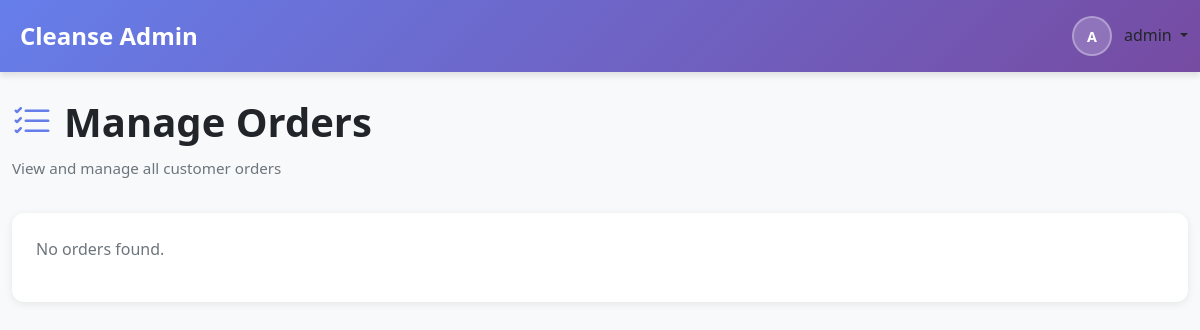
Page /admin/orders (signed in) on the earlier database version.
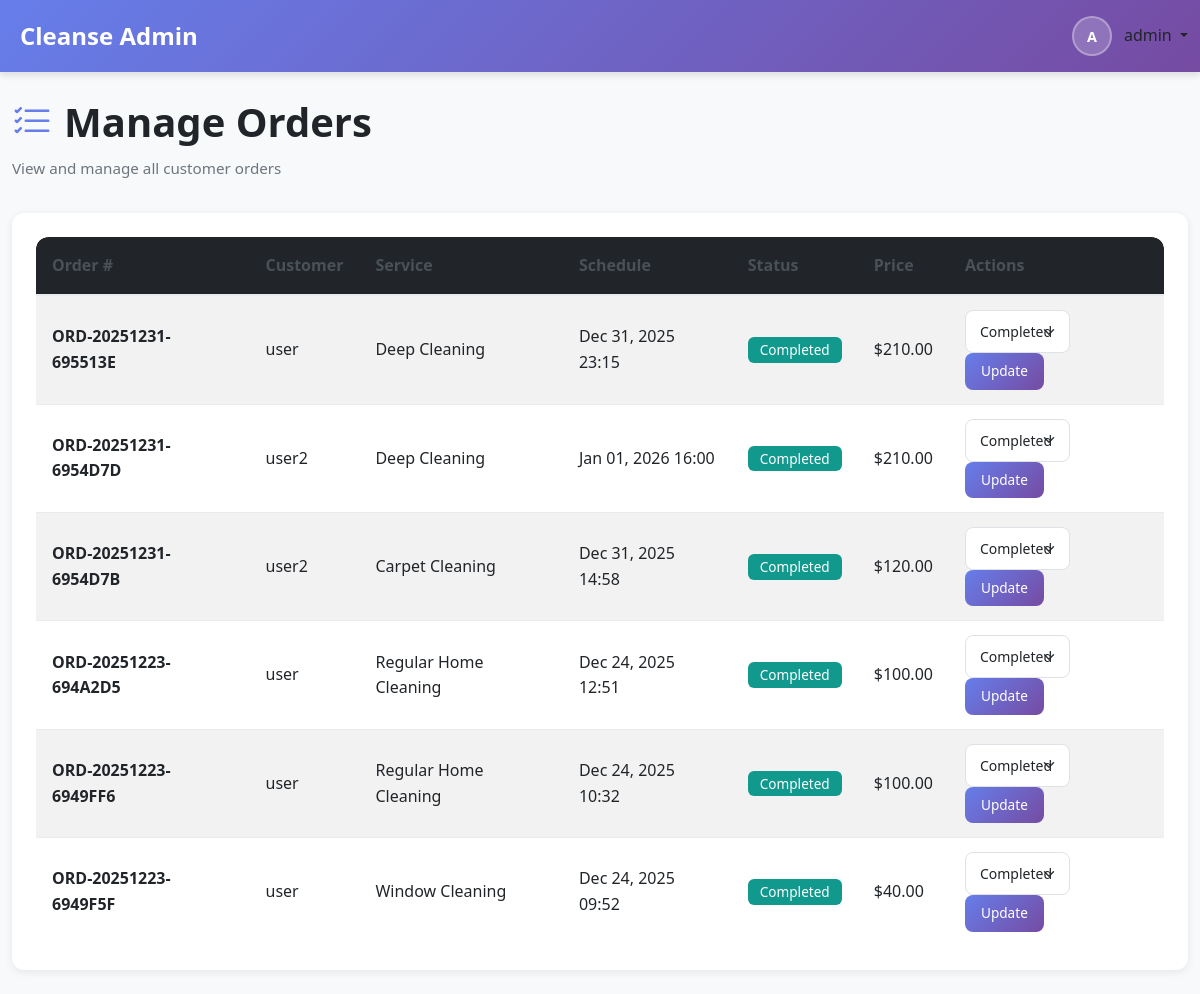
Same page on the later database version.
### tables this page shows
CREATE TABLE `orders` (
  `id` int(11) NOT NULL,
  `order_number` varchar(20) NOT NULL,
  `customer_id` int(11) NOT NULL,
  `service_id` int(11) NOT NULL,
  `order_date` timestamp NOT NULL DEFAULT current_timestamp(),
  `schedule_date` date NOT NULL,
  `schedule_time` time NOT NULL,
  `address` text NOT NULL,
  `city` varchar(100) NOT NULL,
  `postal_code` varchar(10) DEFAULT NULL,
  `special_instructions` text DEFAULT NULL,
  `status` enum('pending','confirmed','in_progress','completed','cancelled') DEFAULT 'pending',
  `total_price` decimal(10,2) NOT NULL,
  `staff_id` int(11) DEFAULT NULL,
  `completed_at` timestamp NULL DEFAULT NULL
);

CREATE TABLE `users` (
  `id` int(11) NOT NULL,
  `username` varchar(50) NOT NULL,
  `email` varchar(100) NOT NULL,
  `password` varchar(255) NOT NULL,
  `full_name` varchar(100) NOT NULL,
  `phone` varchar(20) DEFAULT NULL,
  `profile_image` varchar(255) DEFAULT 'default.jpg',
  `role_id` int(11) DEFAULT 1,
  `is_active` tinyint(1) DEFAULT 1,
  `created_at` timestamp NOT NULL DEFAULT current_timestamp(),
  `updated_at` timestamp NOT NULL DEFAULT current_timestamp() ON UPDATE current_timestamp()
);

CREATE TABLE `services` (
  `id` int(11) NOT NULL,
  `name` varchar(100) NOT NULL,
  `description` text DEFAULT NULL,
  `price_per_hour` decimal(10,2) NOT NULL,
  `duration_hours` int(11) DEFAULT 2,
  `image_url` varchar(255) DEFAULT NULL,
  `is_available` tinyint(1) DEFAULT 1,
  `created_at` timestamp NOT NULL DEFAULT current_timestamp()
);

### app/core/BaseController.php (called while the page is built, shortened)
<?php
class BaseController {
    public function view($view, $data = []) {
        extract($data);
        $viewFile = APP_ROOT . "/app/views/{$view}.php";
        if (file_exists($viewFile)) {
            require_once $viewFile;
            return ob_get_clean();
        } else {
            throw new Exception("View {$view} not found");
        }
    }
}
?>

### index.php (called while the page is built, shortened)
<?php
spl_autoload_register(function($className) {
    $paths = [
        APP_ROOT . '/app/core/',
        APP_ROOT . '/app/models/',
        APP_ROOT . '/app/controllers/'
    ];
    foreach ($paths as $path) {
        $file = $path . $className . '.php';
        if (file_exists($file)) {
            return;
        }
    }
});
$router = new Router(APP_URL);
$router->add('/', function() {
    try {
        $services = Service::all(true);
        $reviews = Rating::getRecent(3);
    } catch (Exception $e) {
        $services = [];
        $reviews = [];
    }
    $data = [
        'services' => $services,
        'reviews' => $reviews,
        'title' => 'Cleanse - Professional Cleaning Services'
    ];
    $controller = new BaseController();
    echo $controller->view('home', $data);
});
$router->add('/auth/login', function() {
    if ($_SERVER['REQUEST_METHOD'] === 'POST') {
        $email = $_POST['email'] ?? '';
        $password = $_POST['password'] ?? '';
        $user = Auth::login($email, $password);
        if ($user) {
            if ($user->role === 'customer') {
                Router::redirect(APP_URL . '/customer/dashboard');
            } elseif ($user->role === 'owner') {
                Router::redirect(APP_URL . '/owner/payroll');
            } else {
                Router::redirect(APP_URL . '/admin/dashboard');
            }
        } else {
            $_SESSION['error'] = 'Invalid email or password';
            Router::redirect(APP_URL . '/auth/login');
        }
    } else {
        $controller = new BaseController();
        echo $controller->view('auth/login');
    }
});
$router->add('/auth/register', function() {
    if ($_SERVER['REQUEST_METHOD'] === 'POST') {
        $userData = [
            'username' => $_POST['username'],
            'email' => $_POST['email'],
            'password' => $_POST['password'],
            'full_name' => $_POST['full_name'],
            'phone' => $_POST['phone']
        ];
        $user = User::create($userData);
        if ($user) {
            Auth::login($_POST['email'], $_POST['password']);
            Router::redirect(APP_URL . '/customer/dashboard');
        } else {
            $_SESSION['error'] = 'Registration failed';
            Router::back();
        }
    } else {
        $controller = new BaseController();
        echo $controller->view('auth/register');
    }
});
$router->add('/auth/logout', function() {
    Auth::logout();
});
$router->add('/customer/dashboard', function() {
    $controller = new CustomerController();
    $controller->dashboard();
});
$router->add('/customer/services', function() {
    $controller = new CustomerController();
    $controller->services();
});
$router->add('/customer/book', function() {
    $controller = new CustomerController();
    $controller->bookService();
});
$router->add('/customer/payment/{id}', function($id) {
    $controller = new CustomerController();
    $controller->payment($id);
});
$router->add('/customer/rate/{id}', function($id) {
    $controller = new CustomerController();
    $controller->rateService($id);
});
$router->add('/customer/orders', function() {
    $controller = new CustomerController();
    $controller->orders();
});
$router->add('/customer/profile', function() {
    $controller = new CustomerController();
    $controller->profile();
});
$router->add('/admin/dashboard', function() {
    if (Auth::isOwner()) {
        $controller = new OwnerController();
        $controller->dashboard();
    } else {
        $controller = new AdminController();
        $controller->dashboard();
    }
});
$router->add('/admin/orders', function() {
    $controller = new AdminController();
    $controller->orders();
});
$router->add('/admin/orders/{id}/status', function($id) {
    $controller = new AdminController();
    $controller->updateOrderStatus($id);
});
$router->add('/admin/staff', function() {
    $controller = new AdminController();
    $controller->manageStaff();
});
$router->add('/admin/payments', function() {
    $controller = new AdminController();
    $controller->payments();
});
$router->add('/admin/financial-report', function() {
    $controller = new AdminController();
    $controller->financialReport();
});
$router->add('/owner/payroll', function() {
    Auth::requireRole(ROLE_OWNER);
    $controller = new OwnerController();
    $controller->payroll();
});
$router->add('/owner/salary-reports', function() {
    Auth::requireRole(ROLE_OWNER);
    $controller = new OwnerController();
    $controller->salaryReports();
});
$router->add('/owner/financial-report', function() {
    Auth::requireRole(ROLE_OWNER);
    $controller = new OwnerController();
    $controller->financialReport();
});
$router->add('/owner/salary-reports/{type}/{id}/mark-paid', function($type, $id) {
    Auth::requireRole(ROLE_OWNER);
    $controller = new OwnerController();
    $controller->markSalaryPaid($type, $id);
});
$router->add('/404', function() {
    http_response_code(404);
    $controller = new BaseController();
    echo $controller->view('errors/404');
});
$requestUri = parse_url($_SERVER['REQUEST_URI'], PHP_URL_PATH);
$requestUri = preg_replace('#^/cleanse-website#', '', $requestUri);
$requestUri = rtrim($requestUri, '/');
$router->dispatch($requestUri);
?>

### app/models/Order.php (called while the page is built, shortened)
<?php
class Order {
    public static function all() {
        $sql = "SELECT o.*,
                u.full_name as customer_name,
                s.name as service_name
                FROM orders o
                JOIN users u ON o.customer_id = u.id
                JOIN services s ON o.service_id = s.id
                ORDER BY o.order_date DESC";
        $stmt = Database::query($sql);
        $orders = [];
        while ($data = $stmt->fetch()) {
            $order = self::createFromData($data);
            $orders[] = $order;
        }
        return $orders;
    }
    private static function createFromData($data) {
        $order = new self();
        foreach ($data as $key => $value) {
            if (property_exists($order, $key)) {
                $order->$key = $value;
            }
        }
        return $order;
    }
}
?>

### app/core/Database.php (called while the page is built, shortened)
<?php
class Database {
    private static $instance = null;
    private function __construct()
    {
        $config = require_once APP_ROOT . '/config/database.php';
        $dsn = "mysql:host={$config['host']};dbname={$config['dbname']};charset={$config['charset']}";
        try {
            $this->connection = new PDO(
                $dsn,
                $config['username'],
                $config['password'],
                $config['options']
            );
        } catch (PDOException $e) {
            die("Database connection failed: " . $e->getMessage());
        }
    }
     public static function getInstance() {
        if (self::$instance === null) {
            self::$instance = new self();
        }
        return self::$instance->connection;
    }
    public static function query($sql, $params = []) {
        $stmt = self::getInstance()->prepare($sql);
        $stmt->execute($params);
        return $stmt;
    }
}

### config/database.php (called while the page is built)
<?php
return [
    'host' => 'localhost',
    'dbname' => 'cleanse_db',
    'username' => 'root',
    'password' => '',
    'charset' => 'utf8mb4',
    'options' => [
        PDO::ATTR_ERRMODE => PDO::ERRMODE_EXCEPTION,
        PDO::ATTR_DEFAULT_FETCH_MODE => PDO::FETCH_ASSOC,
        PDO::ATTR_EMULATE_PREPARES => false,
    ]
];

### app/views/admin/orders.php (the view, shortened to what the changed rows need)
<!DOCTYPE html>
<html lang="en">
<head>
    <link href="https://cdn.jsdelivr.net/npm/bootstrap@5.3.0/dist/css/bootstrap.min.css" rel="stylesheet">
    <link rel="stylesheet" href="https://cdn.jsdelivr.net/npm/bootstrap-icons@1.11.0/font/bootstrap-icons.css">
    <link rel="stylesheet" href="<?php echo APP_URL; ?>/assets/css/style.css">
</head>
<body>
    <nav class="navbar sticky-top navbar-expand-lg">
        <div class="container-fluid">
            <a class="navbar-brand" href="<?php echo APP_URL; ?>">
                <i class="bi bi-broom"></i>Cleanse Admin
            </a>
            <div class="collapse navbar-collapse" id="navbarNav">
                <div class="ms-auto">
                    <div class="user-profile">
                        <div class="user-avatar">
                            <?php
                            $name = isset($_SESSION['username']) ? htmlspecialchars(substr($_SESSION['username'], 0, 1)) : 'A';
                            echo strtoupper($name);
                            ?>
                        </div>
                        <div class="dropdown">
                            <a class="nav-link dropdown-toggle" href="#" id="userDropdown" role="button" data-bs-toggle="dropdown">
                                <?php echo isset($_SESSION['username']) ? htmlspecialchars($_SESSION['username']) : 'Admin'; ?>
                            </a>
                        </div>
                    </div>
                </div>
            </div>
        </div>
    </nav>
    <div class="container-fluid py-4">
        <div class="page-header">
            <h1><i class="bi bi-list-check"></i> Manage Orders</h1>
            <p>View and manage all customer orders</p>
        </div>
        <div class="card">
            <div class="card-body">
                <?php if (!empty($orders)): ?>
                    <div class="table-responsive">
                        <table class="table table-striped table-hover">
                            <thead class="table-dark">
                                <tr>
                                    <th>Order #</th>
                                    <th>Customer</th>
                                    <th>Service</th>
                                    <th>Schedule</th>
                                    <th>Status</th>
                                    <th>Price</th>
                                    <th>Actions</th>
                                </tr>
                            </thead>
                            <tbody>
                                <?php foreach ($orders as $order): ?>
                                    <tr>
                                        <td><strong><?php echo htmlspecialchars($order->order_number ?? 'N/A'); ?></strong></td>
                                        <td><?php echo htmlspecialchars($order->customer_name ?? 'N/A'); ?></td>
                                        <td><?php echo htmlspecialchars($order->service_name ?? 'N/A'); ?></td>
                                        <td><?php echo date('M d, Y H:i', strtotime($order->schedule_date . ' ' . $order->schedule_time)); ?></td>
                                        <td>
                                            <span class="badge bg-<?php echo $order->status === 'completed' ? 'success' : ($order->status === 'pending' ? 'warning' : 'info'); ?>">
                                                <?php echo ucfirst($order->status); ?>
                                            </span>
                                        </td>
                                        <td>$<?php echo number_format($order->total_price, 2); ?></td>
                                        <td>
                                            <form method="POST" action="<?php echo APP_URL; ?>/admin/orders/<?php echo $order->id; ?>/status" style="display:inline;">
                                                <select name="status" class="form-select form-select-sm" style="width:auto; display:inline-block;">
                                                    <option value="completed" <?php echo $order->status === 'completed' ? 'selected' : ''; ?>>Completed</option>
                                                </select>
                                                <button type="submit" class="btn btn-sm btn-primary">Update</button>
                                            </form>
                                        </td>
                                    </tr>
                                <?php endforeach; ?>
                            </tbody>
                        </table>
                    </div>
                <?php else: ?>
                    <p class="text-muted">No orders found.</p>
                <?php endif; ?>
            </div>
        </div>
    </div>
</body>
</html>

### app/core/Router.php (shortened to what the changed rows need)
<?php
class Router {
    private $routes = [];
    public function add($route, $callback) {
        $this->routes[$route] = $callback;
    }
    public function dispatch($requestUri = null) {
        $requestUri = strtok($requestUri, '?');
        foreach ($this->routes as $route => $callback) {
            $pattern = '#^' . preg_replace('/\{([a-z]+)\}/', '(?P<$1>[^/]+)', $route) . '$#';
            if (preg_match($pattern, $requestUri, $matches)) {
                $params = array_filter($matches, 'is_string', ARRAY_FILTER_USE_KEY);
                if (is_callable($callback)) {
                    return call_user_func_array($callback, $params);
                }
            }
        }
        exit();
    }
}
?>

Differences in the rows shown:
added orders: order_number "ORD-20251231-695513E", customer.full_name "user", service.name "Deep Cleaning", schedule_date+schedule_time "Dec 31, 2025 23:15", status "Completed", total_price "210.00"
added orders: order_number "ORD-20251231-6954D7D", customer.full_name "user2", service.name "Deep Cleaning", schedule_date+schedule_time "Jan 01, 2026 16:00", status "Completed", total_price "210.00"
added orders: order_number "ORD-20251231-6954D7B", customer.full_name "user2", service.name "Carpet Cleaning", schedule_date+schedule_time "Dec 31, 2025 14:58", status "Completed", total_price "120.00"
added orders: order_number "ORD-20251223-694A2D5", customer.full_name "user", service.name "Regular Home Cleaning", schedule_date+schedule_time "Dec 24, 2025 12:51", status "Completed", total_price "100.00"
added orders: order_number "ORD-20251223-6949FF6", customer.full_name "user", service.name "Regular Home Cleaning", schedule_date+schedule_time "Dec 24, 2025 10:32", status "Completed", total_price "100.00"
added orders: order_number "ORD-20251223-6949F5F", customer.full_name "user", service.name "Window Cleaning", schedule_date+schedule_time "Dec 24, 2025 09:52", status "Completed", total_price "40.00"
Other differences:
list line gone: "No orders found."
new list line: "Order # Customer Service Schedule Status Price Actions"
